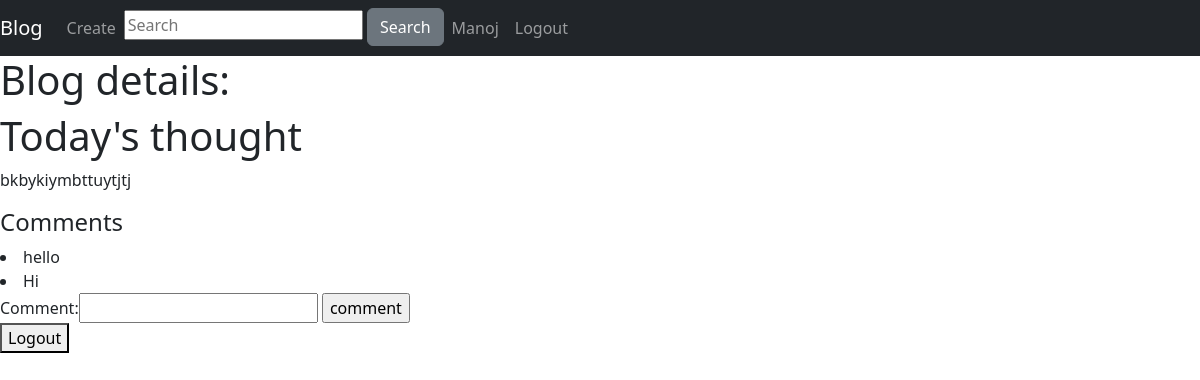
/index/blog/2/ (signed in), run on the app's committed database.
### Blog/models.py (models this page shows, shortened)
class user(AbstractUser):
    firstname = models.CharField(max_length=50,null=True)
    lastname = models.CharField(max_length=50, null=True)
    username = models.CharField(max_length=40, unique=True)
    email = models.EmailField(max_length=250, unique=True, primary_key=True)
    dob = models.DateField(null=True)
    my_photo = models.ImageField(upload_to='my_photos', blank=True)
    objects = UserManager()
    USERNAME_FIELD = 'username'
    REQUIRED_FIELDS = ['email']
    def __str__(self):
        return self.username

class blog(models.Model):
    title = models.CharField(max_length=50)
    content = models.TextField()
    created_at = models.DateTimeField(default=timezone.now, blank=True)
    blog_photo = models.ImageField(upload_to='blog_photo', blank=True)
    blogger = models.ForeignKey(user, on_delete=models.CASCADE)

### Blog/views.py (the view, shortened to what this page needs)
# urls.py: 2. Add a URL to urlpatterns:  path('blog/', include('blog.urls'))
class blog(ListView, LoginRequiredMixin, CreateView):
    def get(self, request, id):
        blog= models.blog.objects.get(id=id)
        comments = models.comment.objects.filter(blog=id).values('comment')
        '''
        new_list=[]
        print(list(comments))
        for comment in list(comments):
            new_dict={}
            blogg= models.blog.objects.filter(id=comment.get('blog_id')).values()
            blogg=list(blogg)[0]
            print(blogg)
            bloger = models.user.objects.filter(email=blogg['blogger_id']).values('username')
            print(bloger)
            bloger = list(bloger)[0]
            new_dict['comment']=comment['comment']
            new_dict['comment_user'] = bloger['username']
            new_list.append(new_dict)
        print(new_list)
        '''
        context = {'form':blogcomment(),'title':'blog','blog':blog,'comments':comments}
        return render(request, 'blog.html',{'title':'blog','blog':blog,'comments':comments,'form':blogcomment()})

### Blog/forms.py
class blogcomment(forms.ModelForm):
    class Meta:
        model = models.comment
        fields = ('comment',)

### Blog/templates/blog.html (shortened to what this page needs)
{% extends 'base.html'%}
{% block content%}
<h1>Blog details:</h1>
<h1>{{blog.title}}</h1>
<p>{{blog.content}}</p>
<h4>Comments</h4>
{% if comments %}
{%for comment in comments%}
<li>{{comment.comment}}</li>
{% endfor %}
{%endif%}
<form method="post">
  {{form}}
  <input type="submit" value="comment">
</form>
<form method="post">
  <button type="submit" name="logout"> Logout</button>
{% endblock %}

### Blog/templates/base.html (shortened to what this page needs)
<!DOCTYPE html>
<html lang="en" dir="ltr">
  <head>
    <link href="https://cdn.jsdelivr.net/npm/bootstrap@5.2.0-beta1/dist/css/bootstrap.min.css" rel="stylesheet">
  </head>
  <body>
    <nav class="navbar navbar-expand-lg navbar-dark bg-dark">
      <div class="navbar-nav">
        <a class="navbar-brand" href="{% url 'index'%}">Blog</a>
        <a class="nav-item nav-link" href="{% url 'create'%}">Create</a>
        <div class="search-container">
            <input type="text" placeholder="Search" id='search_query'>
            <button type="submit" class="btn btn-secondary" onclick="my_function();"> Search</button>
        </div>
        {% if user.is_authenticated %}
        <a class="nav-link" href="#">{{user}}</a>
          <a class="nav-link" href="{% url 'user_logout'%}">Logout</a>
        {% else %}
          <a class="nav-link" href="{% url 'login'%}">Login</a>
        {% endif %}
      </div>
    </nav>
    {% block content %}
    {% endblock %}
  </body>
</html>

### data on the page
user: username "Manoj"
blog: title "Today's thought", content "bkbykiymbttuytjtj"

### other printed values
{{ comment.comment }} "hello" "Hi"
